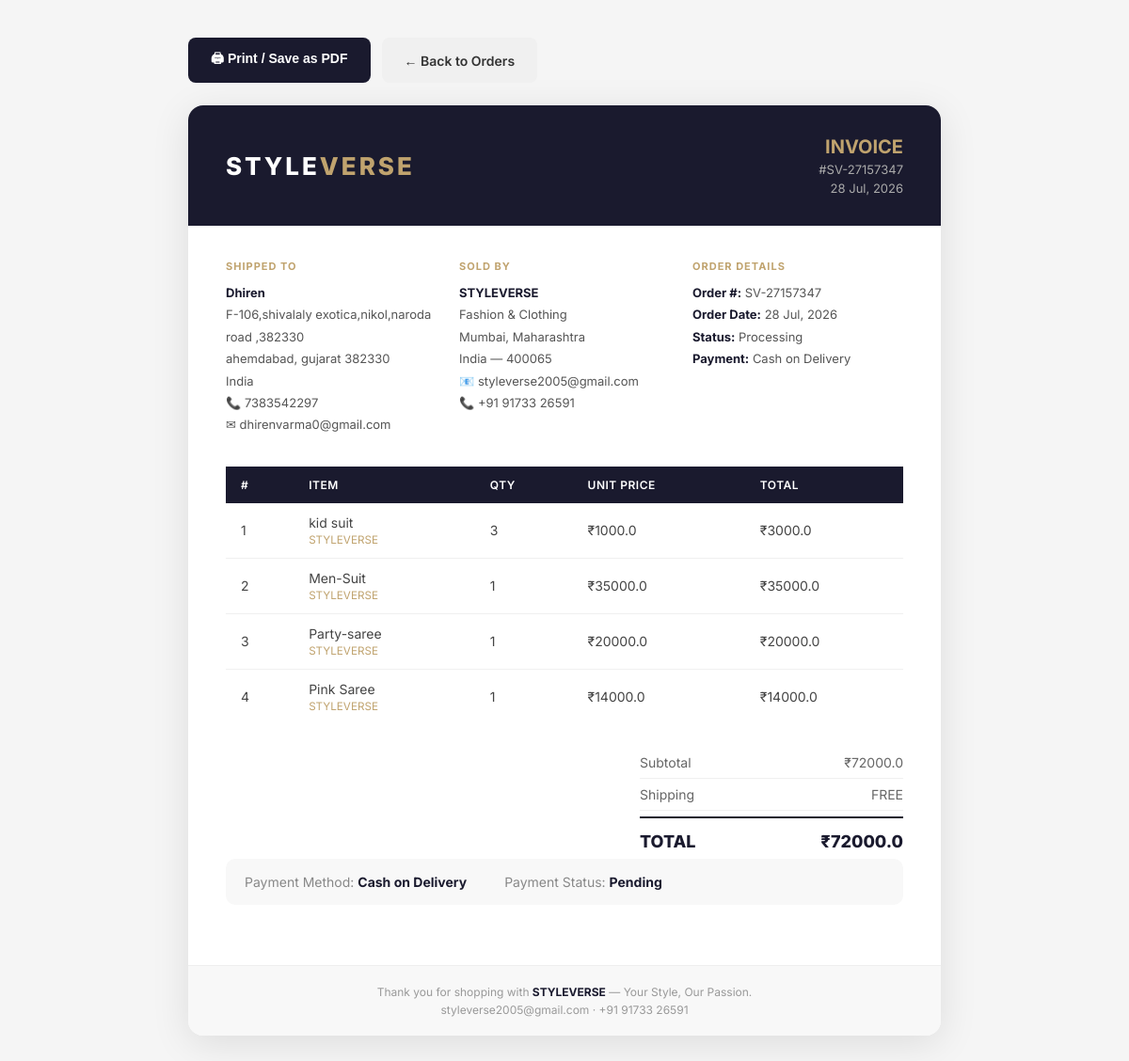
/seller/invoice/3/ (signed in), run on the app's committed database.
### shopapp/models.py (models this page shows, shortened)
class Order(models.Model):
    PAYMENT_METHOD_CHOICES = [
        ('cash_on_delivery', 'Cash on Delivery'),
        ('debit_card', 'Debit Card'),
        ('upi', 'UPI / Google Pay'),
        ('net_banking', 'Net Banking'),
        ('paypal', 'PayPal'),
    ]
    PAYMENT_STATUS_CHOICES = [
        ('pending', 'Pending'),
        ('completed', 'Completed'),
        ('cancelled', 'Cancelled'),
    ]
    ORDER_STATUS_CHOICES = [
        ('processing', 'Processing'),
        ('shipped', 'Shipped'),
        ('delivered', 'Delivered'),
        ('cancelled', 'Cancelled'),
    ]
    user            = models.ForeignKey(User, on_delete=models.CASCADE, related_name='orders')
    order_number    = models.CharField(max_length=20, unique=True, blank=True)
    name            = models.CharField(max_length=100)
    email           = models.EmailField(max_length=100)
    phone           = models.CharField(max_length=20)
    address         = models.TextField()
    city            = models.CharField(max_length=100)
    state           = models.CharField(max_length=100)
    country         = models.CharField(max_length=100, default='India')
    pincode         = models.CharField(max_length=10)
    payment_method  = models.CharField(max_length=30, choices=PAYMENT_METHOD_CHOICES, default='cash_on_delivery')
    payment_status  = models.CharField(max_length=20, choices=PAYMENT_STATUS_CHOICES, default='pending')
    status          = models.CharField(max_length=20, choices=ORDER_STATUS_CHOICES, default='processing')
    courier_partner = models.CharField(max_length=100, default='STYLEVERSE Express', blank=True)
    tracking_number = models.CharField(max_length=100, blank=True, default='')
    estimated_delivery = models.DateField(null=True, blank=True)
    delivery_notes  = models.TextField(blank=True, default='')
    subtotal        = models.FloatField(default=0)
    discount        = models.FloatField(default=0)
    shipping_cost   = models.FloatField(default=0)
    total_price     = models.FloatField(default=0)
    order_date      = models.DateTimeField(auto_now_add=True)
    updated_date    = models.DateTimeField(null=True, blank=True)
    class Meta:
        ordering = ['-order_date']
    def get_status_display(self):
        return dict(self.ORDER_STATUS_CHOICES).get(self.status, self.status)
    def get_payment_status_display(self):
        return dict(self.PAYMENT_STATUS_CHOICES).get(self.payment_status, self.payment_status)
    def get_payment_method_display(self):
        return dict(self.PAYMENT_METHOD_CHOICES).get(self.payment_method, self.payment_method)

class OrderItem(models.Model):
    order        = models.ForeignKey(Order, on_delete=models.CASCADE, related_name='items')
    product_name = models.CharField(max_length=200)
    brand_name   = models.CharField(max_length=100, default='STYLEVERSE')
    quantity     = models.PositiveIntegerField(default=1)
    unit_price   = models.FloatField()
    size         = models.CharField(max_length=10, blank=True)
    color        = models.CharField(max_length=30, blank=True)
    @property
    def sub_total(self):
        return round(self.unit_price * self.quantity, 2)

### subadmin/views.py (the view)
# urls.py: path('invoice/<int:order_id>/', views.admin_invoice, name='admin_invoice'),
@admin_required
def admin_invoice(request, order_id):
    order_obj = get_object_or_404(Order, pk=order_id)
    return render(request, 'invoice.html', {'order': order_obj, 'is_admin': True})

### shopapp/context_processors.py (called while the page is built)
def cart_context(request):
    cart = request.session.get('cart', {})
    cart_count = sum(item.get('quantity', 0) for item in cart.values())
    return {'cart_count': cart_count}

def wishlist_context(request):
    wishlist_count = 0
    if request.user.is_authenticated:
        wishlist_count = Wishlist.objects.filter(user=request.user).count()
    return {'wishlist_count': wishlist_count}

def admin_approval_context(request):
    pending_approval_count = 0
    if request.user.is_authenticated and (request.user.is_staff or request.user.is_superuser):
        if request.user.is_superuser:
            pending_approval_count = ProductRequest.objects.filter(status='pending').count()
        else:
            pending_approval_count = ProductRequest.objects.filter(user=request.user, status='pending').count()
    return {'pending_approval_count': pending_approval_count}

### templates/invoice.html (shortened to what this page needs)
{% load static %}
<!DOCTYPE html>
<html lang="en">
<head>
</head>
<body>
  <div class="inv-actions no-print" style="max-width:800px;margin:0 auto 24px;">
    <button class="inv-btn inv-btn--print" onclick="window.print()">
      🖨 Print / Save as PDF
    </button>
    <a class="inv-btn inv-btn--back"
      href="{% if is_admin %}{% url 'admin_orders' %}{% else %}{% url 'orders' %}{% endif %}">
      ← Back to Orders
    </a>
  </div>
  <div class="inv-wrapper">
    <div class="inv-header">
      <div class="inv-logo">STYLE<span>VERSE</span></div>
      <div class="inv-header-right">
        <h2>INVOICE</h2>
        <p>#{{ order.order_number }}</p>
        <p>{{ order.order_date|date:"d M, Y" }}</p>
      </div>
    </div>
    <div class="inv-body">
      <div class="inv-address-row">
        <div class="inv-address-box">
          <h4>Shipped To</h4>
          <p>
            <strong>{{ order.name }}</strong><br>
            {{ order.address }}<br>
            {{ order.city }}, {{ order.state }} {{ order.pincode }}<br>
            {{ order.country }}<br>
            📞 {{ order.phone }}<br>
            ✉ {{ order.email }}
          </p>
        </div>
        <div class="inv-address-box">
          <h4>Sold By</h4>
          <p>
            <strong>STYLEVERSE</strong><br>
            Fashion & Clothing<br>
            Mumbai, Maharashtra<br>
            India — 400065<br>
            📧 styleverse2005@gmail.com<br>
            📞 +91 91733 26591
          </p>
        </div>
        <div class="inv-address-box">
          <h4>Order Details</h4>
          <p>
            <strong>Order #:</strong> {{ order.order_number }}<br>
            <strong>Order Date:</strong> {{ order.order_date|date:"d M, Y" }}<br>
            <strong>Status:</strong> {{ order.get_status_display }}<br>
            <strong>Payment:</strong> {{ order.get_payment_method_display }}
          </p>
        </div>
      </div>
      <table>
        <thead>
          <tr>
            <th>#</th>
            <th>Item</th>
            <th>Qty</th>
            <th>Unit Price</th>
            <th>Total</th>
          </tr>
        </thead>
        <tbody>
          {% for item in order.items.all %}
          <tr>
            <td>{{ forloop.counter }}</td>
            <td>
              {{ item.product_name }}<br>
              <small style="color:#c0a36e;">{{ item.brand_name }}</small>
            </td>
            <td>{{ item.quantity }}</td>
            <td>₹{{ item.unit_price }}</td>
            <td>₹{{ item.sub_total }}</td>
          </tr>
          {% endfor %}
        </tbody>
      </table>
      <div class="inv-totals">
        <div class="inv-total-row"><span>Subtotal</span><span>₹{{ order.subtotal }}</span></div>
        <div class="inv-total-row">
          <span>Shipping</span>
          <span>{% if order.shipping_cost == 0 %}FREE{% else %}₹{{ order.shipping_cost }}{% endif %}</span>
        </div>
        <div class="inv-total-row grand"><span>TOTAL</span><span>₹{{ order.total_price }}</span></div>
      </div>
      <div class="inv-payment">
        <div><span>Payment Method: </span><strong>{{ order.get_payment_method_display }}</strong></div>
        <div>
          <span>Payment Status: </span>
          <strong class="pay-{{ order.payment_status }}">{{ order.get_payment_status_display }}</strong>
        </div>
      </div>
    </div>
    <div class="inv-footer">
      <p>Thank you for shopping with <strong>STYLEVERSE</strong> — Your Style, Our Passion.</p>
      <p style="margin-top:4px;">styleverse2005@gmail.com · +91 91733 26591</p>
    </div>
  </div>
</body>
</html>

### templates/invoice.html (style rules this page uses)
* { box-sizing: border-box; margin: 0; padding: 0; }
body { font-family: 'Inter', sans-serif; background: #f5f5f5; color: #1a1a2e; padding: 40px 20px; }
.inv-wrapper { max-width: 800px; margin: 0 auto; background: #fff; border-radius: 16px; overflow: hidden; box-shadow: 0 8px 40px rgba(0, 0, 0, .1); }
.inv-header { background: #1a1a2e; color: #fff; padding: 32px 40px; display: flex; justify-content: space-between; align-items: center; }
.inv-logo { font-size: 26px; font-weight: 800; letter-spacing: 3px; }
.inv-logo span { color: #c0a36e; }
.inv-header-right { text-align: right; }
.inv-header-right h2 { font-size: 20px; font-weight: 700; color: #c0a36e; }
.inv-header-right p { font-size: 13px; color: #aaa; margin-top: 4px; }
.inv-body { padding: 36px 40px; }
.inv-address-row { display: grid; grid-template-columns: 1fr 1fr 1fr; gap: 24px; margin-bottom: 32px; }
.inv-address-box h4 { font-size: 11px; text-transform: uppercase; letter-spacing: 1px; color: #c0a36e; font-weight: 700; margin-bottom: 10px; }
.inv-address-box p { font-size: 13px; line-height: 1.8; color: #555; }
.inv-address-box p strong { color: #1a1a2e; }
table { width: 100%; border-collapse: collapse; margin-bottom: 24px; }
thead tr { background: #1a1a2e; color: #fff; }
thead th { padding: 12px 16px; font-size: 12px; text-transform: uppercase; letter-spacing: .5px; font-weight: 600; text-align: left; }
tbody tr { border-bottom: 1px solid #f0f0f0; }
tbody tr:last-child { border-bottom: none; }
tbody td { padding: 12px 16px; font-size: 14px; color: #444; }
.inv-totals { margin-left: auto; width: 280px; }
.inv-total-row { display: flex; justify-content: space-between; padding: 8px 0; font-size: 14px; color: #666; border-bottom: 1px solid #f0f0f0; }
.inv-total-row.grand { font-size: 18px; font-weight: 800; color: #1a1a2e; border-top: 2px solid #1a1a2e; border-bottom: none; padding-top: 14px; margin-top: 6px; }
.inv-payment { background: #f8f8f8; border-radius: 10px; padding: 16px 20px; margin-bottom: 28px; font-size: 14px; display: flex; gap: 40px; flex-wrap: wrap; }
.inv-payment span { color: #888; }
.inv-payment strong { color: #1a1a2e; }
.pay-pending { color: #e67e22; font-weight: 700; }
.inv-footer { background: #f8f8f8; border-top: 1px solid #eee; padding: 20px 40px; text-align: center; font-size: 12px; color: #999; }
.inv-footer strong { color: #1a1a2e; }
.inv-actions { display: flex; gap: 12px; margin-bottom: 32px; }
.inv-btn { display: inline-flex; align-items: center; gap: 8px; padding: 12px 24px; border-radius: 8px; font-weight: 600; font-size: 14px; cursor: pointer; border: none; text-decoration: none; transition: .2s; }
.inv-btn--print { background: #1a1a2e; color: #fff; }
.inv-btn--back { background: #f0f0f0; color: #333; }

### data on the page
Order: order_number "SV-27157347", order_date "28 Jul, 2026", name "Dhiren", address "F-106,shivalaly exotica,nikol,naroda road ,382330", city "ahemdabad", state "gujarat", pincode "382330", country "India", phone "7383542297", email "dhirenvarma0@gmail.com", status "Processing", payment_method "Cash on Delivery", subtotal "72000.0", total_price "72000.0", payment_status "Pending"
OrderItem: product_name "kid suit", brand_name "STYLEVERSE", quantity "3", unit_price "1000.0", sub_total "3000.0"
OrderItem: product_name "Men-Suit", brand_name "STYLEVERSE", quantity "1", unit_price "35000.0", sub_total "35000.0"
OrderItem: product_name "Party-saree", brand_name "STYLEVERSE", quantity "1", unit_price "20000.0", sub_total "20000.0"
OrderItem: product_name "Pink Saree", brand_name "STYLEVERSE", quantity "1", unit_price "14000.0", sub_total "14000.0"
